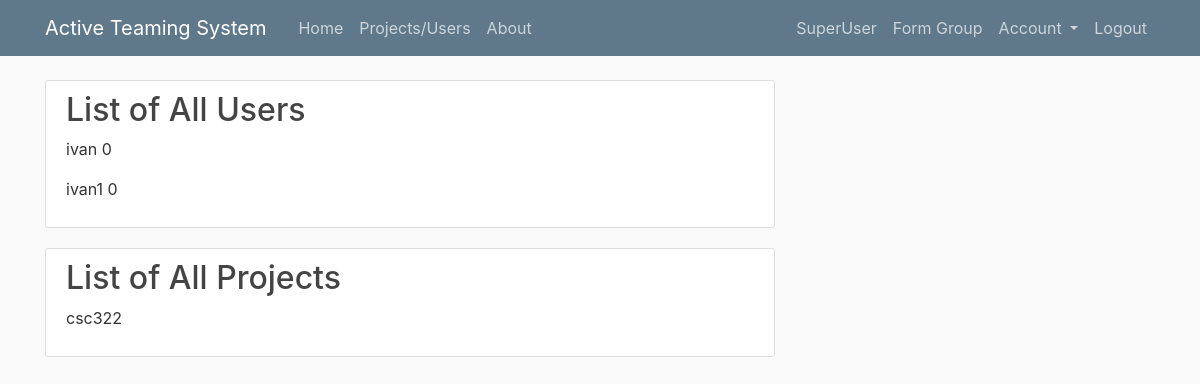
The app's page /projects_and_users (signed in) with its own data.
### application/models.py (models this page shows, shortened)
class User(db.Model,UserMixin):
    id = db.Column(db.Integer, primary_key=True)
    username = db.Column(db.String(20), unique=True, nullable=False)
    email = db.Column(db.String(120), unique=True, nullable=False)
    image_file = db.Column(db.String(20), nullable=False, default='default.jpg')
    password = db.Column(db.String(60), nullable=False)
    rating = db.Column(db.Integer,nullable=False,default=0)
    compliments = db.relationship('Compliment', backref='recipient', lazy=True)
    complaints = db.relationship('Complaint', backref='complainee', lazy=True)
    UserBlacklist = db.relationship('UserBlacklist', backref='user_blacklisted', lazy=True)
    applications = db.relationship('Application', backref='referee', lazy=True)
    is_su = db.Column(db.Boolean, default=False, nullable=False)
    is_blacklisted = db.Column(db.Boolean, default=False, nullable=False)

class Project(db.Model):
    id = db.Column(db.Integer, primary_key=True)
    title = db.Column(db.String(100),unique=True, nullable=False)
    date_created = db.Column(db.DateTime, nullable=False, default=datetime.datetime.now())
    description = db.Column(db.Text, nullable=False)
    rating = db.Column(db.Integer, nullable =False, default=0)

### application/route.py (the view)
@app.route("/projects_and_users")
def projects_and_users():
    page = request.args.get('page',1,type=int)
    users = User.query.filter(User.email!='superuser@csc322.edu').order_by(User.id.asc()).paginate(page=page, per_page=5)
    projects = Project.query.order_by(Project.id.asc()).paginate(page=page, per_page=5)
    return render_template('projects_and_users.html', users=users,projects=projects)

### application/models.py (called while the page is built)
@login_manager.user_loader
def load_user(user_id):
    return User.query.get(int(user_id))

### application/templates/projects_and_users.html
{% extends "layout.html" %}
{% block content %}
<article class="media content-section">
    <div class="media-body">
        <h2>List of All Users</h2>
        {% for user in users.items %}
        <p class="article-content">{{user.username}}&nbsp;{{user.rating}}</p>
        {% endfor %}
    </div>
</article>
<article class="media content-section">
    <div class="media-body">
        <h2>List of All Projects</h2>
        {% for project in projects.items %}
        <p class="article-content">{{project.title }}</p>
        {% endfor %}
    </div>
</article>
{% endblock content %}

### application/static/main.css (style rules this page uses)
body { background: #fafafa; color: #333333; margin-top: 5rem; }
h1, h2, h3, h4, h5, h6 { color: #444444; }
.content-section { background: #ffffff; padding: 10px 20px; border: 1px solid #dddddd; border-radius: 3px; margin-bottom: 20px; }
.article-content { white-space: pre-line; }

### records on screen
User: username "ivan", rating "0"
User: username "ivan1", rating "0"
Project: title "csc322"
